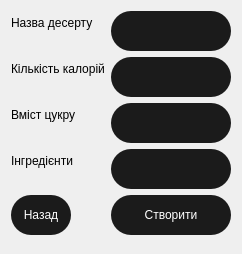
<?xml version="1.0" encoding="UTF-8"?>
<ui version="4.0">
 <class>DialogDessert</class>
 <widget class="QDialog" name="DialogDessert">
  <property name="geometry">
   <rect>
    <x>0</x>
    <y>0</y>
    <width>239</width>
    <height>254</height>
   </rect>
  </property>
  <property name="windowTitle">
   <string>Dialog</string>
  </property>
  <property name="styleSheet">
   <string notr="true">QMainWindow {
	background-color: rgb(22, 22, 22)
}</string>
  </property>
  <layout class="QFormLayout" name="formLayout">
   <item row="0" column="0">
    <widget class="QLabel" name="typeLabel">
     <property name="text">
      <string>Назва десерту</string>
     </property>
    </widget>
   </item>
   <item row="0" column="1">
    <widget class="QLineEdit" name="typeLineEdit">
     <property name="minimumSize">
      <size>
       <width>120</width>
       <height>40</height>
      </size>
     </property>
     <property name="styleSheet">
      <string notr="true">QLineEdit {
	color: #FFF;
	border: 1px solid rbg(255, 255, 255);	
	border-radius: 20%;	
	background-color: rgb(27, 27, 27);
}</string>
     </property>
    </widget>
   </item>
   <item row="1" column="0">
    <widget class="QLabel" name="caloriesLabel">
     <property name="text">
      <string>Кількість калорій</string>
     </property>
    </widget>
   </item>
   <item row="2" column="0">
    <widget class="QLabel" name="sugarLabel">
     <property name="text">
      <string>Вміст цукру</string>
     </property>
    </widget>
   </item>
   <item row="1" column="1">
    <widget class="QLineEdit" name="caloriesLineEdit">
     <property name="minimumSize">
      <size>
       <width>120</width>
       <height>40</height>
      </size>
     </property>
     <property name="styleSheet">
      <string notr="true">QLineEdit {
	color: #FFF;
	border: 1px solid rbg(255, 255, 255);	
	border-radius: 20%;	
	background-color: rgb(27, 27, 27);
}</string>
     </property>
    </widget>
   </item>
   <item row="3" column="0">
    <widget class="QLabel" name="ingridientsLabel">
     <property name="text">
      <string>Інгредієнти</string>
     </property>
    </widget>
   </item>
   <item row="2" column="1">
    <widget class="QLineEdit" name="sugarLineEdit">
     <property name="minimumSize">
      <size>
       <width>120</width>
       <height>40</height>
      </size>
     </property>
     <property name="styleSheet">
      <string notr="true">QLineEdit {
	color: #FFF;
	border: 1px solid rbg(255, 255, 255);	
	border-radius: 20%;	
	background-color: rgb(27, 27, 27);
}</string>
     </property>
    </widget>
   </item>
   <item row="3" column="1">
    <widget class="QLineEdit" name="ingridientsLineEdit">
     <property name="minimumSize">
      <size>
       <width>120</width>
       <height>40</height>
      </size>
     </property>
     <property name="styleSheet">
      <string notr="true">QLineEdit {
	color: #FFF;
	border: 1px solid rbg(255, 255, 255);	
	border-radius: 20%;	
	background-color: rgb(27, 27, 27);
}</string>
     </property>
    </widget>
   </item>
   <item row="4" column="0">
    <widget class="QPushButton" name="back">
     <property name="minimumSize">
      <size>
       <width>60</width>
       <height>40</height>
      </size>
     </property>
     <property name="styleSheet">
      <string notr="true">QPushButton {
	border: 1px solid rbg(100, 100, 100);	
	border-radius: 20%;	
	color: #FFF;
	background-color: rgb(27, 27, 27);
}

QPushButton:hover {
	
}</string>
     </property>
     <property name="text">
      <string>Назад</string>
     </property>
    </widget>
   </item>
   <item row="4" column="1">
    <widget class="QPushButton" name="create">
     <property name="minimumSize">
      <size>
       <width>120</width>
       <height>40</height>
      </size>
     </property>
     <property name="styleSheet">
      <string notr="true">QPushButton {
	border: 1px solid rbg(100, 100, 100);	
	border-radius: 20%;	
	color: #FFF;
	background-color: rgb(27, 27, 27);
}

QPushButton:hover {
	
}</string>
     </property>
     <property name="text">
      <string>Створити</string>
     </property>
    </widget>
   </item>
  </layout>
 </widget>
 <resources/>
 <connections/>
</ui>
